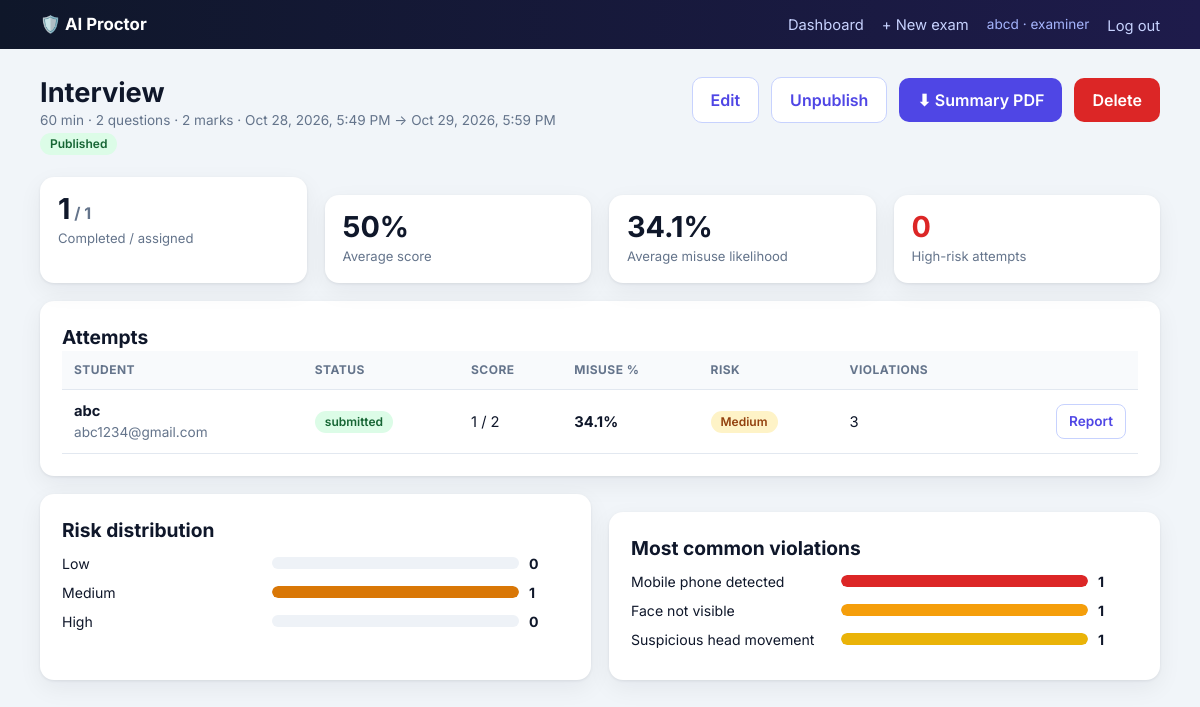
Page /examiner/exams/1 (signed in) on the committed database.
### tables this page shows
CREATE TABLE users(
        id INTEGER PRIMARY KEY AUTOINCREMENT,
        name TEXT NOT NULL,
        email TEXT NOT NULL UNIQUE,
        password_hash TEXT NOT NULL,
        role TEXT NOT NULL CHECK(role IN ('student','examiner')),
        created_at TEXT NOT NULL
    );

CREATE TABLE exams(
        id INTEGER PRIMARY KEY AUTOINCREMENT,
        examiner_id INTEGER NOT NULL REFERENCES users(id) ON DELETE CASCADE,
        title TEXT NOT NULL,
        description TEXT NOT NULL DEFAULT '',
        duration_min INTEGER NOT NULL,
        start_at TEXT NOT NULL,
        end_at TEXT NOT NULL,
        published INTEGER NOT NULL DEFAULT 0,
        max_violations INTEGER NOT NULL DEFAULT 0,
        created_at TEXT NOT NULL
    );

CREATE TABLE attempts(
        id INTEGER PRIMARY KEY AUTOINCREMENT,
        exam_id INTEGER NOT NULL REFERENCES exams(id) ON DELETE CASCADE,
        student_id INTEGER NOT NULL REFERENCES users(id) ON DELETE CASCADE,
        started_at TEXT NOT NULL,
        deadline_at TEXT NOT NULL,
        submitted_at TEXT,
        status TEXT NOT NULL DEFAULT 'in_progress',
        score REAL NOT NULL DEFAULT 0,
        pending INTEGER NOT NULL DEFAULT 0,
        misuse_pct REAL NOT NULL DEFAULT 0,
        risk_level TEXT NOT NULL DEFAULT 'Low',
        violation_count INTEGER NOT NULL DEFAULT 0,
        UNIQUE (exam_id, student_id)
    );

### blueprints/examiner.py (the view)
@bp.route("/examiner/exams/<int:exam_id>")
@login_required("examiner")
def exam_detail(exam_id):
    db = get_db()
    exam = _own_exam(db, exam_id)
    finalize_expired(db, exam_id=exam_id)
    total = _total_marks(db, exam_id)
    rows = _exam_rows(db, exam_id)
    done = [r for r in rows if r["status"] != "in_progress"]
    assigned = db.all(
        """SELECT u.id, u.name, u.email FROM assignments a JOIN users u ON u.id=a.student_id
           WHERE a.exam_id=? ORDER BY u.name""", (exam_id,))
    attempted_ids = {r["student_id"] for r in rows}
    not_started = [s for s in assigned if s["id"] not in attempted_ids]
    stats = {
        "assigned": len(assigned), "started": len(rows), "completed": len(done),
        "live": len(rows) - len(done),
        "avg_score_pct": (sum(r["score"] for r in done) / len(done) / total * 100) if done and total else 0.0,
        "avg_misuse": (sum(r["misuse_pct"] for r in done) / len(done)) if done else 0.0,
        "high": sum(1 for r in rows if r["risk_level"] == "High"),
        "medium": sum(1 for r in rows if r["risk_level"] == "Medium"),
        "low": sum(1 for r in rows if r["risk_level"] == "Low"),
    }
    vt = db.all(
        """SELECT v.vtype, COUNT(*) AS n FROM violations v JOIN attempts t ON t.id=v.attempt_id
           WHERE t.exam_id=? GROUP BY v.vtype ORDER BY n DESC""", (exam_id,))
    vtotals = []
    for r in vt:
        meta = scoring.VIOLATION_TYPES.get(r["vtype"])
        if meta:
            vtotals.append({"label": meta[0], "count": r["n"], "color": meta[3]})
    n_q = db.one("SELECT COUNT(*) AS n FROM questions WHERE exam_id=?", (exam_id,))["n"]
    return render_template("examiner/exam_detail.html", exam=exam, rows=rows, total=total, stats=stats,
                           not_started=not_started, vtotals=vtotals, n_questions=n_q,
                           max_vt=max([v["count"] for v in vtotals] or [1]))

### blueprints/examiner.py (called while the page is built)
def _own_exam(db, exam_id):
    exam = db.one("SELECT * FROM exams WHERE id=? AND examiner_id=?", (exam_id, current_user()["id"]))
    if not exam:
        abort(404)
    return exam

def _total_marks(db, exam_id):
    return db.one("SELECT COALESCE(SUM(marks),0) AS m FROM questions WHERE exam_id=?", (exam_id,))["m"]

def _exam_rows(db, exam_id):
    return db.all(
        """SELECT t.*, u.name, u.email FROM attempts t JOIN users u ON u.id=t.student_id
           WHERE t.exam_id=? ORDER BY t.misuse_pct DESC, u.name""", (exam_id,))

### db.py (called while the page is built)
def _open_sqlite():
    conn = sqlite3.connect(_sqlite_path, timeout=15)
    conn.row_factory = sqlite3.Row
    conn.execute("PRAGMA foreign_keys = ON")
    return conn

def get_db():
    if "db" not in g:
        conn = _checkout_pg() if _is_pg else _open_sqlite()
        g.db = DB(conn, _is_pg)
    return g.db

def _close(exc):
    db = g.pop("db", None)
    if db is None:
        return
    if _is_pg:
        db.rollback()  # no-op after commit; clears aborted txns
        try:
            _pool.putconn(db.conn)
        except Exception:  # pragma: no cover
            pass
    else:
        if exc is not None:
            db.rollback()
        db.conn.close()

def _commit_after_request(response):
    db = g.get("db")
    if db is not None:
        if response.status_code < 400:
            db.commit()
        else:
            db.rollback()
    return response

    def _prep(self, sql):
        return sql.replace("?", "%s") if self.is_pg else sql

    def _cursor(self):
        if self.is_pg:
            return self.conn.cursor(cursor_factory=psycopg2.extras.RealDictCursor)
        return self.conn.cursor()

    @staticmethod
    def _clean(row):
        if row is None:
            return None
        d = dict(row)
        for k, v in d.items():
            if isinstance(v, memoryview):
                d[k] = bytes(v)
        return d

    def execute(self, sql, params=()):
        cur = self._cursor()
        cur.execute(self._prep(sql), tuple(params))
        return cur

    def one(self, sql, params=()):
        cur = self.execute(sql, params)
        row = cur.fetchone()
        cur.close()
        return self._clean(row)

    def all(self, sql, params=()):
        cur = self.execute(sql, params)
        rows = cur.fetchall()
        cur.close()
        return [self._clean(r) for r in rows]

    def commit(self):
        self.conn.commit()

### utils.py (called while the page is built)
def now_utc():
    return datetime.now(timezone.utc).replace(tzinfo=None, microsecond=0)

### templates/examiner/exam_detail.html (shortened to what this page needs)
{% extends "base.html" %}
{% block content %}
<div class="page-head">
  <div>
    <h1>{{ exam.title }}</h1>
    <p class="muted small">{{ exam.duration_min }} min · {{ n_questions }} questions · {{ '%g'|format(total) }} marks · {{ exam.start_at|localtime }} → {{ exam.end_at|localtime }}</p>
    <span class="badge {{ 'open' if exam.published else 'draft' }}">{{ 'Published' if exam.published else 'Draft' }}</span>
  </div>
  <div class="row">
    <a class="btn ghost" href="{{ url_for('examiner.edit_exam', exam_id=exam.id) }}">Edit</a>
    <form method="post" action="{{ url_for('examiner.toggle_publish', exam_id=exam.id) }}">
      <button class="btn ghost" type="submit">{{ 'Unpublish' if exam.published else 'Publish' }}</button></form>
    <a class="btn" href="{{ url_for('examiner.exam_pdf', exam_id=exam.id) }}">⬇ Summary PDF</a>
    <form method="post" action="{{ url_for('examiner.delete_exam', exam_id=exam.id) }}" onsubmit="return confirm('Delete this exam and ALL attempts, evidence and reports? This cannot be undone.')">
      <button class="btn danger" type="submit">Delete</button></form>
  </div>
</div>
<div class="grid g4">
  <div class="card stat"><div class="n">{{ stats.completed }}<span class="muted" style="font-size:1rem"> / {{ stats.assigned }}</span></div><div class="l">Completed / assigned{% if stats.live %} · {{ stats.live }} in progress{% endif %}</div></div>
  <div class="card stat"><div class="n">{{ '%.0f'|format(stats.avg_score_pct) }}%</div><div class="l">Average score</div></div>
  <div class="card stat"><div class="n">{{ '%.1f'|format(stats.avg_misuse) }}%</div><div class="l">Average misuse likelihood</div></div>
  <div class="card stat"><div class="n" style="color:var(--bad)">{{ stats.high }}</div><div class="l">High-risk attempts</div></div>
</div>
<div class="card" style="margin-top:18px">
  <div class="row between"><h2>Attempts </h2></div>
  {% if not rows %}<p class="muted" style="margin-top:10px">No student has started this exam yet.</p>{% else %}
  <div class="tbl-wrap"><table id="attemptsTbl">
    <thead><tr><th>Student</th><th>Status</th><th>Score</th><th>Misuse %</th><th>Risk</th><th>Violations</th><th></th></tr></thead>
    <tbody>
    {% for r in rows %}
    <tr data-attempt="{{ r.id }}" data-status="{{ r.status }}">
      <td><b>{{ r.name }}</b><div class="small muted">{{ r.email }}</div></td>
      <td><span class="badge {{ r.status }} c-status">{{ r.status.replace('_',' ') }}</span></td>
      <td class="c-score">{{ '%g'|format(r.score) }} / {{ '%g'|format(total) }}{% if r.pending %} <span class="badge draft" title="Descriptive answers awaiting grading">{{ r.pending }} to grade</span>{% endif %}</td>
      <td class="c-misuse"><b>{{ '%.1f'|format(r.misuse_pct) }}%</b></td>
      <td><span class="badge {{ r.risk_level }} c-risk">{{ r.risk_level }}</span></td>
      <td class="c-viol">{{ r.violation_count }}</td>
      <td class="right"><a class="btn ghost sm" href="{{ url_for('examiner.attempt_detail', attempt_id=r.id) }}">Report</a></td>
    </tr>
    {% endfor %}
    </tbody></table></div>{% endif %}
</div>
<div class="grid g2" style="margin-top:18px">
  <div class="card"><h2>Risk distribution</h2>
    {% for lvl, n in [('Low', stats.low), ('Medium', stats.medium), ('High', stats.high)] %}
    <div class="bar-row"><span>{{ lvl }}</span><div class="bar"><i style="width:{{ (n / (rows|length) * 100) if rows else 0 }}%;background:{{ {'Low':'#16a34a','Medium':'#d97706','High':'#dc2626'}[lvl] }}"></i></div><b>{{ n }}</b></div>
    {% endfor %}
  </div>
  <div class="card"><h2>Most common violations</h2>
    {% for v in vtotals %}
    <div class="bar-row"><span>{{ v.label }}</span><div class="bar"><i style="width:{{ v.count / max_vt * 100 }}%;background:{{ v.color }}"></i></div><b>{{ v.count }}</b></div>
    {% endfor %}
  </div>
</div>
{% endblock %}

### templates/base.html (shortened to what this page needs)
<!DOCTYPE html>
<html lang="en">
<head>
<link rel="stylesheet" href="{{ url_for('static', filename='css/style.css') }}">
</head>
<body>
{% block nav %}
<nav class="nav"><div class="nav-in">
  <a class="brand" href="{{ url_for('index') }}">🛡️ AI Proctor</a>
  {% if current_user() %}
    {% if current_user().role == 'examiner' %}
      <a class="link" href="{{ url_for('examiner.dashboard') }}">Dashboard</a>
      <a class="link" href="{{ url_for('examiner.new_exam') }}">+ New exam</a>
    {% else %}
      <a class="link" href="{{ url_for('student.dashboard') }}">My exams</a>
    {% endif %}
    <span class="who">{{ current_user().name }} · {{ current_user().role }}</span>
    <form method="post" action="{{ url_for('auth.logout') }}">
      <button class="linkbtn" type="submit">Log out</button>
    </form>
  {% else %}
    <a class="link" href="{{ url_for('auth.login') }}">Log in</a>
    <a class="link" href="{{ url_for('auth.register') }}">Register</a>
  {% endif %}
</div></nav>
{% endblock %}
{% block body %}
<main class="container">
  {% block content %}{% endblock %}
</main>
{% endblock %}
</body>
</html>

### static/css/style.css (style rules this page uses)
:root { --bg:#f1f5f9; --card:#fff; --ink:#0f172a; --muted:#64748b; --line:#e2e8f0; --brand:#4f46e5; --brand-d:#4338ca; --brand-l:#eef2ff; --ok:#16a34a; --warn:#d97706; --bad:#dc2626; --radius:14px; --shadow:0 1px 3px rgba(15,23,42,.08),0 8px 24px rgba(15,23,42,.06); }
* { box-sizing:border-box;margin:0;padding:0 }
html { -webkit-text-size-adjust:100% }
body { font-family:'Inter',system-ui,-apple-system,Segoe UI,Roboto,sans-serif;background:var(--bg);color:var(--ink);line-height:1.5;min-height:100vh }
a { color:var(--brand);text-decoration:none }
h1 { font-size:1.7rem;line-height:1.2 }
h2 { font-size:1.2rem }
.muted { color:var(--muted) }
.small { font-size:.85rem }
.right { text-align:right }
.container { max-width:1160px;margin:0 auto;padding:28px 20px 60px }
.nav { background:linear-gradient(90deg,#0f172a,#1e1b4b);color:#fff;position:sticky;top:0;z-index:20 }
.nav-in { max-width:1160px;margin:0 auto;padding:12px 20px;display:flex;align-items:center;gap:18px }
.brand { font-weight:700;color:#fff;font-size:1.05rem;display:flex;align-items:center;gap:8px }
.nav a.link { color:#c7d2fe;font-size:.92rem }
.nav .who { font-size:.85rem;color:#a5b4fc }
.nav form { display:inline }
.card { background:var(--card);border-radius:var(--radius);box-shadow:var(--shadow);padding:22px }
.card+.card { margin-top:18px }
.grid { display:grid;gap:18px }
.g2 { grid-template-columns:repeat(2,1fr) }
.g4 { grid-template-columns:repeat(4,1fr) }
.row { display:flex;gap:12px;align-items:center;flex-wrap:wrap }
.between { justify-content:space-between }
.page-head { display:flex;justify-content:space-between;align-items:flex-start;gap:14px;flex-wrap:wrap;margin-bottom:22px }
.stat { padding:16px 18px }
.stat .n { font-size:1.8rem;font-weight:700;line-height:1.1 }
.stat .l { color:var(--muted);font-size:.82rem;margin-top:4px }
.btn { display:inline-flex;align-items:center;justify-content:center;gap:6px;padding:10px 18px;border:0;border-radius:10px;background:var(--brand);color:#fff;font:inherit;font-weight:600;cursor:pointer;transition:.15s;text-decoration:none }
.btn.ghost { background:#fff;color:var(--brand);border:1px solid #c7d2fe }
.btn.danger { background:var(--bad) }
.btn.sm { padding:6px 12px;font-size:.85rem;border-radius:8px }
.linkbtn { background:none;border:0;color:#c7d2fe;font:inherit;cursor:pointer;font-size:.92rem }
.badge { display:inline-block;padding:2px 10px;border-radius:999px;font-size:.75rem;font-weight:600;background:#e2e8f0;color:#334155;white-space:nowrap }
.badge.Low,.badge.open,.badge.submitted,.badge.ok { background:#dcfce7;color:#166534 }
.badge.Medium,.badge.upcoming,.badge.draft { background:#fef3c7;color:#92400e }
.tbl-wrap { overflow-x:auto }
table { width:100%;border-collapse:collapse;font-size:.92rem }
th,td { padding:10px 12px;text-align:left;border-bottom:1px solid var(--line);vertical-align:middle }
th { font-size:.75rem;text-transform:uppercase;letter-spacing:.04em;color:var(--muted);background:#f8fafc }
.bar-row { display:grid;grid-template-columns:200px 1fr 40px;gap:10px;align-items:center;margin:8px 0;font-size:.88rem }
.bar { height:12px;background:#eef2f7;border-radius:99px;overflow:hidden }
.bar>i { display:block;height:100%;border-radius:99px }

### rows in the picture
users: name "abcd", role "examiner"
exams: title "Interview", duration_min "60", published "Published", published "Unpublish"
attempts: name "abc", email "abc1234@gmail.com", status.replace "submitted", score "1", student "2", misuse_pct "34.1", risk_level "Medium", violation_count "3", {{ (n / (rows|length) * 100) if rows else 0 }} 100.0 (drawn), n "1"

### other values in the picture
{{ n_questions }} "2"
{{ '%g'|format(total) }} "2"
{{ stats.completed }} "1"
{{ stats.assigned }} "1"
{{ '%.0f'|format(stats.avg_score_pct) }} "50"
{{ '%.1f'|format(stats.avg_misuse) }} "34.1"
{{ stats.high }} "0"
{{ lvl }} "Low" "High"
{{ n }} "0" "0"
{{ v.label }} "Mobile phone detected" "Face not visible" "Suspicious head movement"
{{ v.count }} "1" "1" "1"
